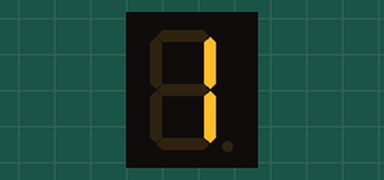
Simulated run of this sketch. Board: Arduino Uno, built with avr-gcc and run on an emulated ATmega328P. Shown: 1-digit seven-segment display. Wiring (inferred from the names in the program): 1-digit 7-segment display, segments lit when LOW: segments pin 2, pin 3, pin 4, pin 5, pin 6, pin 7, pin 8. The segment pins are drawn as the display they are named for.

Above: at 0.1 s.
At 1.1 s:
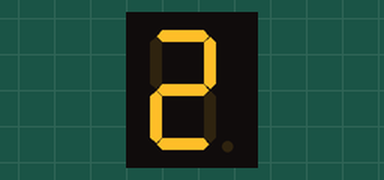
At 2.1 s:
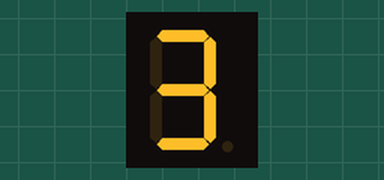
At 4.1 s:
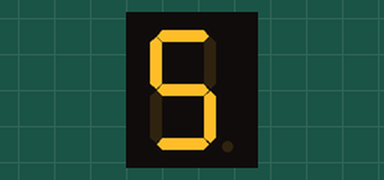
At 6.1 s:
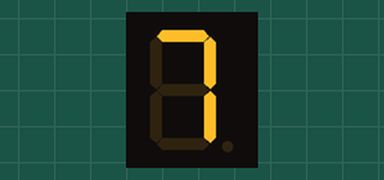
At 9.1 s:
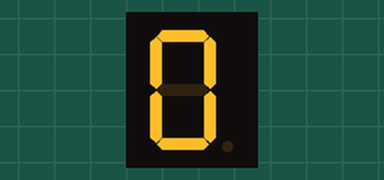

Measured:
- by itself, everything shown: repeats every 10.0 s, in 10 steps
- what the display in image 1 shows lasts 1.0 s, from 1.0 s to 2.0 s

The sketch:

0513_01.ino
```cpp
byte seven_seg_digits[10][7]={{0,0,0,0,0,0,1},
{1,0,0,1,1,1,1},
{0,0,1,0,0,1,0},
{0,0,0,0,1,1,0},
{1,0,0,1,1,0,0},
{0,1,0,0,1,0,0},
{0,1,0,0,0,0,0},
{0,0,0,1,1,1,1},
{0,0,0,0,0,0,0},
{0,0,0,1,1,0,0}
};


byte pin_numbers[7]={2,3,4,5,6,7,8};
const int buttonPin=12;
int buttonStste=0;
int num=0;
void setup() {
    pinMode(2,OUTPUT);
    pinMode(3,OUTPUT);
    pinMode(4,OUTPUT);
    pinMode(5,OUTPUT);
    pinMode(6,OUTPUT);
    pinMode(7,OUTPUT);
    pinMode(8,OUTPUT);
digitalWrite(9,0);
digitalWrite(buttonPin,HIGH);
pinMode(buttonPin,INPUT);
}

void sevenSegWrite(byte digit){
  for(byte seg=0;seg<7;++seg){
    digitalWrite(pin_numbers[seg],seven_seg_digits[digit][seg]);
  }
}
void loop() {
  num++;
  if(num>9){
    num=0;
  }
sevenSegWrite(num);
delay(1000);
}
```
